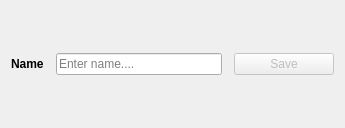
<?xml version="1.0" encoding="UTF-8"?>
<ui version="4.0">
 <class>personForm</class>
 <widget class="QWidget" name="personForm">
  <property name="geometry">
   <rect>
    <x>0</x>
    <y>0</y>
    <width>345</width>
    <height>128</height>
   </rect>
  </property>
  <property name="minimumSize">
   <size>
    <width>300</width>
    <height>100</height>
   </size>
  </property>
  <property name="windowTitle">
   <string>Samplw Form</string>
  </property>
  <layout class="QVBoxLayout" name="verticalLayout">
   <item>
    <layout class="QHBoxLayout" name="horizontalLayout">
     <property name="spacing">
      <number>12</number>
     </property>
     <item>
      <widget class="QLabel" name="nameLabel">
       <property name="font">
        <font>
         <bold>true</bold>
        </font>
       </property>
       <property name="text">
        <string>Name</string>
       </property>
      </widget>
     </item>
     <item>
      <widget class="QLineEdit" name="nameLineEdit">
       <property name="placeholderText">
        <string>Enter name....</string>
       </property>
      </widget>
     </item>
     <item>
      <widget class="QPushButton" name="saveButton">
       <property name="enabled">
        <bool>false</bool>
       </property>
       <property name="minimumSize">
        <size>
         <width>100</width>
         <height>0</height>
        </size>
       </property>
       <property name="text">
        <string>Save</string>
       </property>
       <property name="default">
        <bool>true</bool>
       </property>
      </widget>
     </item>
    </layout>
   </item>
  </layout>
 </widget>
 <resources/>
 <connections/>
</ui>
